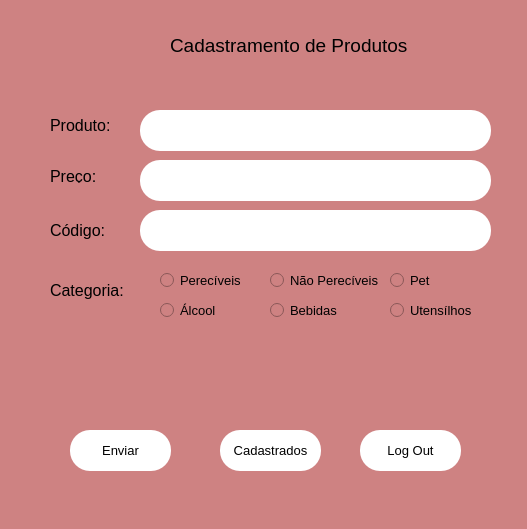
<?xml version="1.0" encoding="UTF-8"?>
<ui version="4.0">
 <class>MainWindow</class>
 <widget class="QMainWindow" name="MainWindow">
  <property name="geometry">
   <rect>
    <x>0</x>
    <y>0</y>
    <width>527</width>
    <height>529</height>
   </rect>
  </property>
  <property name="windowTitle">
   <string>MainWindow</string>
  </property>
  <property name="styleSheet">
   <string notr="true">background-color: rgb(206, 130, 130)</string>
  </property>
  <widget class="QWidget" name="centralwidget">
   <widget class="QLabel" name="label">
    <property name="geometry">
     <rect>
      <x>170</x>
      <y>10</y>
      <width>271</width>
      <height>71</height>
     </rect>
    </property>
    <property name="font">
     <font>
      <pointsize>14</pointsize>
     </font>
    </property>
    <property name="text">
     <string>Cadastramento de Produtos</string>
    </property>
   </widget>
   <widget class="QLabel" name="label_2">
    <property name="geometry">
     <rect>
      <x>50</x>
      <y>110</y>
      <width>81</width>
      <height>31</height>
     </rect>
    </property>
    <property name="font">
     <font>
      <pointsize>12</pointsize>
     </font>
    </property>
    <property name="text">
     <string>Produto:</string>
    </property>
   </widget>
   <widget class="QLabel" name="label_3">
    <property name="geometry">
     <rect>
      <x>50</x>
      <y>170</y>
      <width>47</width>
      <height>13</height>
     </rect>
    </property>
    <property name="font">
     <font>
      <pointsize>12</pointsize>
     </font>
    </property>
    <property name="text">
     <string>Preço:</string>
    </property>
   </widget>
   <widget class="QLabel" name="label_4">
    <property name="geometry">
     <rect>
      <x>50</x>
      <y>220</y>
      <width>61</width>
      <height>20</height>
     </rect>
    </property>
    <property name="font">
     <font>
      <pointsize>12</pointsize>
     </font>
    </property>
    <property name="text">
     <string>Código:</string>
    </property>
   </widget>
   <widget class="QLineEdit" name="lineEdit">
    <property name="geometry">
     <rect>
      <x>140</x>
      <y>110</y>
      <width>351</width>
      <height>41</height>
     </rect>
    </property>
    <property name="styleSheet">
     <string notr="true">background-color: rgb(255, 255, 255);
border-radius:20px;
border-width:2px;

</string>
    </property>
   </widget>
   <widget class="QLineEdit" name="lineEdit_2">
    <property name="geometry">
     <rect>
      <x>140</x>
      <y>160</y>
      <width>351</width>
      <height>41</height>
     </rect>
    </property>
    <property name="styleSheet">
     <string notr="true">background-color: rgb(255, 255, 255);
border-radius:20px;
border-width:2px;

</string>
    </property>
   </widget>
   <widget class="QLineEdit" name="lineEdit_3">
    <property name="geometry">
     <rect>
      <x>140</x>
      <y>210</y>
      <width>351</width>
      <height>41</height>
     </rect>
    </property>
    <property name="styleSheet">
     <string notr="true">background-color: rgb(255, 255, 255);
border-radius:20px;
border-width:2px;

</string>
    </property>
   </widget>
   <widget class="QLabel" name="label_5">
    <property name="geometry">
     <rect>
      <x>50</x>
      <y>280</y>
      <width>81</width>
      <height>20</height>
     </rect>
    </property>
    <property name="font">
     <font>
      <pointsize>12</pointsize>
     </font>
    </property>
    <property name="text">
     <string>Categoria:</string>
    </property>
   </widget>
   <widget class="QRadioButton" name="radioButton">
    <property name="geometry">
     <rect>
      <x>160</x>
      <y>270</y>
      <width>91</width>
      <height>21</height>
     </rect>
    </property>
    <property name="font">
     <font>
      <pointsize>10</pointsize>
     </font>
    </property>
    <property name="text">
     <string>Perecíveis</string>
    </property>
   </widget>
   <widget class="QRadioButton" name="radioButton_2">
    <property name="geometry">
     <rect>
      <x>160</x>
      <y>300</y>
      <width>91</width>
      <height>21</height>
     </rect>
    </property>
    <property name="font">
     <font>
      <pointsize>10</pointsize>
     </font>
    </property>
    <property name="text">
     <string>Álcool</string>
    </property>
   </widget>
   <widget class="QRadioButton" name="radioButton_3">
    <property name="geometry">
     <rect>
      <x>270</x>
      <y>270</y>
      <width>111</width>
      <height>21</height>
     </rect>
    </property>
    <property name="font">
     <font>
      <pointsize>10</pointsize>
     </font>
    </property>
    <property name="text">
     <string>Não Perecíveis</string>
    </property>
   </widget>
   <widget class="QRadioButton" name="radioButton_4">
    <property name="geometry">
     <rect>
      <x>270</x>
      <y>300</y>
      <width>91</width>
      <height>21</height>
     </rect>
    </property>
    <property name="font">
     <font>
      <pointsize>10</pointsize>
     </font>
    </property>
    <property name="text">
     <string>Bebidas</string>
    </property>
   </widget>
   <widget class="QRadioButton" name="radioButton_5">
    <property name="geometry">
     <rect>
      <x>390</x>
      <y>270</y>
      <width>91</width>
      <height>21</height>
     </rect>
    </property>
    <property name="font">
     <font>
      <pointsize>10</pointsize>
     </font>
    </property>
    <property name="text">
     <string>Pet</string>
    </property>
   </widget>
   <widget class="QRadioButton" name="radioButton_6">
    <property name="geometry">
     <rect>
      <x>390</x>
      <y>300</y>
      <width>91</width>
      <height>21</height>
     </rect>
    </property>
    <property name="font">
     <font>
      <pointsize>10</pointsize>
     </font>
    </property>
    <property name="text">
     <string>Utensílhos</string>
    </property>
   </widget>
   <widget class="QPushButton" name="pushButton">
    <property name="geometry">
     <rect>
      <x>70</x>
      <y>430</y>
      <width>101</width>
      <height>41</height>
     </rect>
    </property>
    <property name="font">
     <font>
      <pointsize>10</pointsize>
     </font>
    </property>
    <property name="styleSheet">
     <string notr="true">background-color: rgb(255, 255, 255);
border-radius:20px;
border-width:2px;

</string>
    </property>
    <property name="text">
     <string>Enviar</string>
    </property>
   </widget>
   <widget class="QPushButton" name="pushButton_2">
    <property name="geometry">
     <rect>
      <x>220</x>
      <y>430</y>
      <width>101</width>
      <height>41</height>
     </rect>
    </property>
    <property name="font">
     <font>
      <pointsize>10</pointsize>
     </font>
    </property>
    <property name="styleSheet">
     <string notr="true">background-color: rgb(255, 255, 255);
border-radius:20px;
border-width:2px;

</string>
    </property>
    <property name="text">
     <string>Cadastrados</string>
    </property>
   </widget>
   <widget class="QPushButton" name="pushButton_3">
    <property name="geometry">
     <rect>
      <x>360</x>
      <y>430</y>
      <width>101</width>
      <height>41</height>
     </rect>
    </property>
    <property name="font">
     <font>
      <pointsize>10</pointsize>
     </font>
    </property>
    <property name="styleSheet">
     <string notr="true">background-color: rgb(255, 255, 255);
border-radius:20px;
border-width:2px;

</string>
    </property>
    <property name="text">
     <string>Log Out</string>
    </property>
   </widget>
   <widget class="QLabel" name="label_6">
    <property name="geometry">
     <rect>
      <x>100</x>
      <y>20</y>
      <width>61</width>
      <height>51</height>
     </rect>
    </property>
    <property name="text">
     <string/>
    </property>
    <property name="pixmap">
     <pixmap>15835988471552644387-48.png</pixmap>
    </property>
   </widget>
  </widget>
  <widget class="QMenuBar" name="menubar">
   <property name="geometry">
    <rect>
     <x>0</x>
     <y>0</y>
     <width>527</width>
     <height>21</height>
    </rect>
   </property>
  </widget>
  <widget class="QStatusBar" name="statusbar"/>
 </widget>
 <resources/>
 <connections/>
</ui>
